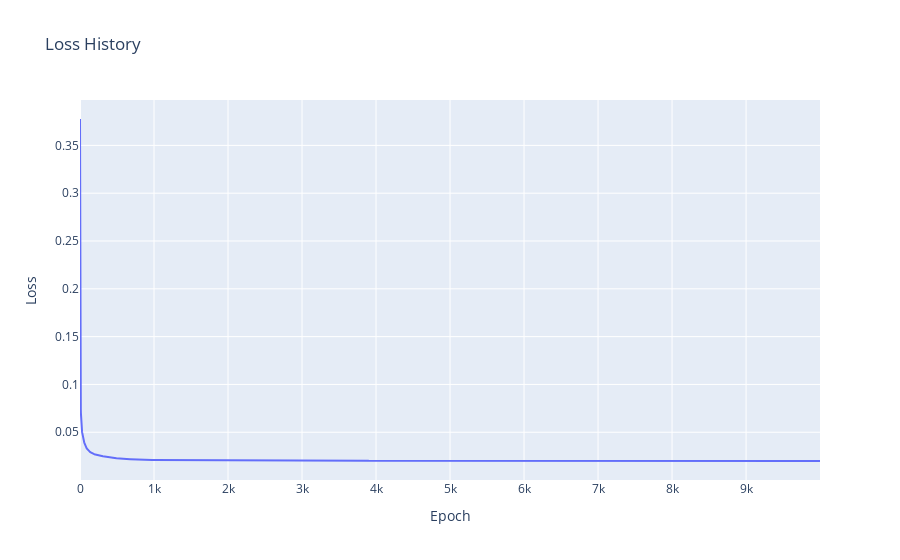

Notebook code cell kept with this figure:
### Code cell
fig = go.Figure()
fig.add_trace(go.Scatter(y=history))
fig.update_layout(
    title="Loss History",
    xaxis_title="Epoch",
    yaxis_title="Loss"
)
fig.show()

### Figure 1 — Plotly figure (JSON) as saved in the notebook; plotly's stock layout.template omitted (floating-point values rounded to 4 significant figures; data arrays with more than 128 entries replaced by an {"elided": "..."} marker saying what was removed)
{"data": [{"type": "scatter", "y": {"elided": "10000 float values"}}], "layout": {"title": {"text": "Loss History"}, "xaxis": {"title": {"text": "Epoch"}}, "yaxis": {"title": {"text": "Loss"}}}}
